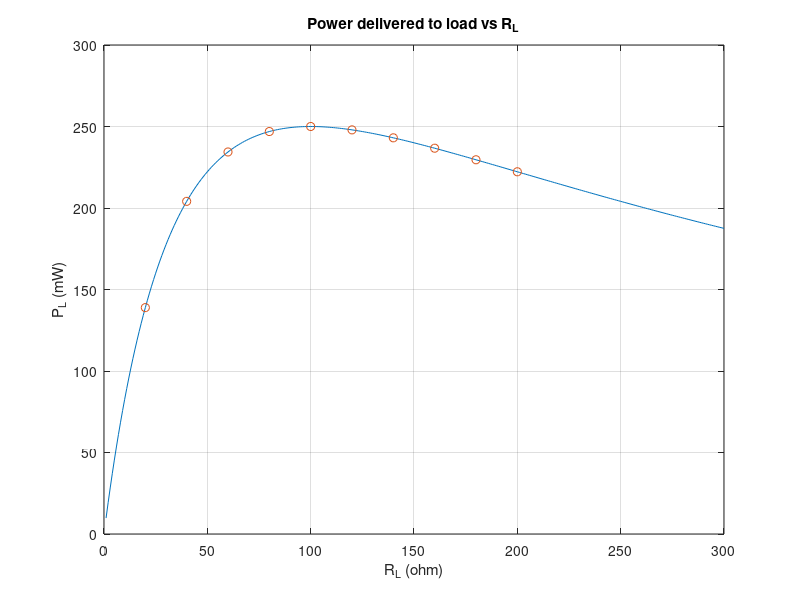

The MATLAB source for this figure:
# Maximum power transfer - power delivered to RL as RL is varied
# Vth behind Rth feeding a variable load RL. Peak power at RL = Rth, efficiency 50%.

Vth = 10;      % V
Rth = 100;     % ohm
RL  = 20:20:200;

IL  = Vth ./ (Rth + RL);       % load current, A
VL  = Vth .* RL ./ (Rth + RL); % load voltage, V
PL  = IL.^2 .* RL;             % load power, W
eff = RL ./ (RL + Rth) * 100;  % efficiency, %

printf("  RL(ohm)   IL(mA)   VL(V)   PL(mW)   eta(%%)\n");
for k = 1:length(RL)
  printf("  %6d   %6.3f  %6.3f  %7.3f  %6.2f\n", RL(k), IL(k)*1e3, VL(k), PL(k)*1e3, eff(k));
end

[Pmax, idx] = max(PL);
printf("\nMaximum power %.3f mW at RL = %d ohm (Rth = %d ohm)\n", Pmax*1e3, RL(idx), Rth);
printf("Efficiency at the match = %.1f %%\n", eff(idx));
printf("Closed form P_max = Vth^2/(4*Rth) = %.3f mW\n", Vth^2/(4*Rth)*1e3);

% smooth curve to show the peak sits exactly at RL = Rth
r = 1:1:300;
p = (Vth^2 .* r) ./ (Rth + r).^2;
plot(r, p*1e3, "-", RL, PL*1e3, "o");
xlabel("R_L (ohm)"); ylabel("P_L (mW)");
title("Power delivered to load vs R_L"); grid on;
